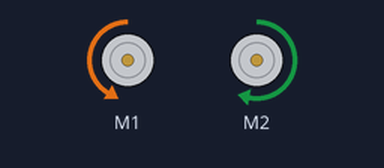
A sketch run on a simulated Arduino Uno, built with avr-gcc and run on an emulated ATmega328P. Shown: 2 × DC motor (green arrow = forward, orange = backward, longer = faster).

Above: at 1.0 s.
At 3.0 s:
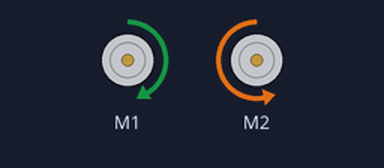
At 4.2 s:
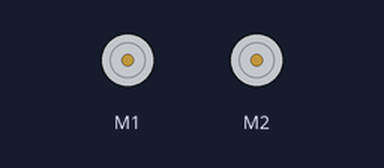
Timing chart, 0 to 5.9 s (numbered marks = the images above):
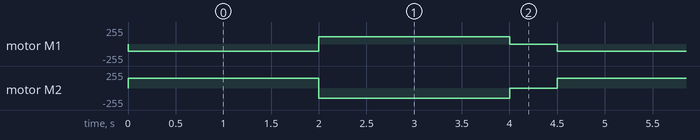

The sketch:

main.ino
```cpp
#include <AFMotor.h>
AF_DCMotor M1(1);
AF_DCMotor M2(2);

void setup() {
  M1.setSpeed(-150);
  M2.setSpeed(150);
}

void loop() {
  M1.run(BACKWARD);
  M2.run(FORWARD);
  delay(2000);
  M1.run(FORWARD);
  M2.run(BACKWARD);
  delay(2000);
  M1.run(RELEASE);
  M2.run(RELEASE);
  delay(500);
}
```

Measured:
- by itself, motor M1: repeats every 4.5 s: forward 106/255 2.0 s, stopped 0.50 s, backward 106/255 2.0 s
- by itself, motor M2: repeats every 4.5 s: backward 150/255 2.0 s, stopped 0.50 s, forward 150/255 2.0 s
